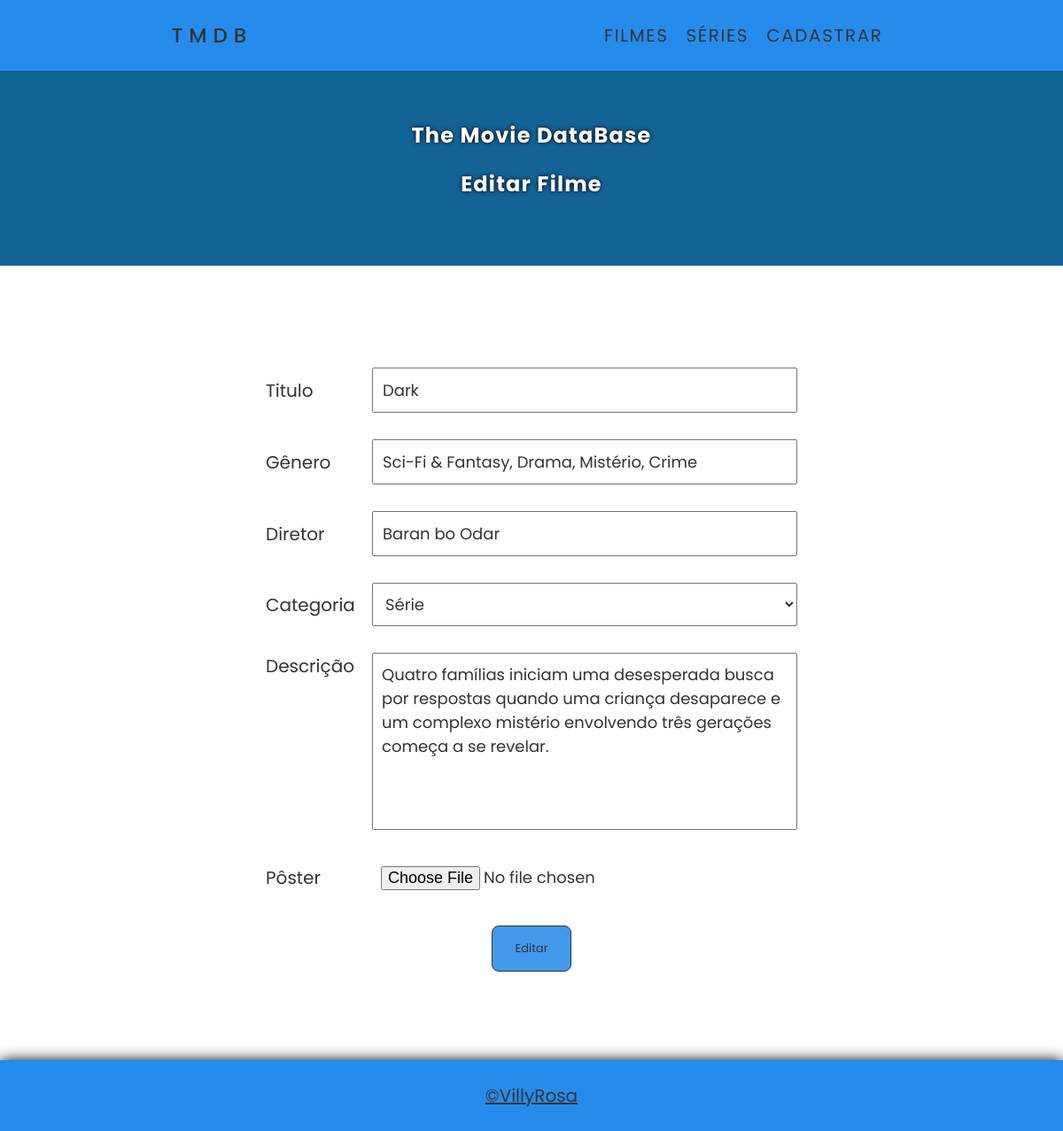
Screenshot of /editar.php?key=2 with the database file from the repository.
### tables this page shows
CREATE TABLE `filmes` (
  `id` int(11) NOT NULL,
  `titulo` varchar(50) NOT NULL,
  `genero` varchar(50) NOT NULL,
  `diretor` varchar(50) NOT NULL,
  `categoria` varchar(50) NOT NULL,
  `descricao` varchar(255) NOT NULL,
  `poster` varchar(255) NOT NULL
);

### editar.php (the view, shortened to what this page needs)
<!DOCTYPE html>
<html lang="pt-br">
<head>
    <link rel="stylesheet" href="css/style.css">
</head>
<body>
    <header>
        <nav>
            <a href="index.php" class="logo">TMDB</a>
            <ul>
                <li><a href="index.php?categoria=filme">Filmes</a></li>
                <li><a href="index.php?categoria=serie">Séries</a></li>
                <li><a href="cadastrar.php">cadastrar</a></li>
            </ul>
        </nav>
        <div class="cabecalho">
            <h2>The Movie DataBase</h2>
            <h2 class="subtitulo">Editar Filme</h2>
        </div>
    </header>
    <main class="formulario">
        <form <?php echo "action='php/edita.php?key=".$_GET['key']."'"; ?> method="POST" enctype="multipart/form-data">
            <?php
                require_once "php/conexao.php";
                $sql = $pdo->prepare("SELECT * FROM filmes WHERE id=?");
                $sql->execute([$_GET['key']]);
                $dados = $sql->fetch();
            ?>
            <div class="inputBox">
                <label for="titulo">Titulo</label>
                <input type="text" name="titulo" id="titulo" placeholder="Insira o nome do filme" required <?php echo "value='".$dados['titulo']."'"; ?>>
            </div>
            <div class="inputBox">
                <label for="genero">Gênero</label>
                <input type="text" name="genero" id="genero" placeholder="Insira o gênero do filme" required <?php echo "value='".$dados['genero']."'"; ?>>
            </div>
            <div class="inputBox">
                <label for="diretor">Diretor</label>
                <input type="text" name="diretor" id="diretor" placeholder="Insira o diretor do filme" required <?php echo "value='".$dados['diretor']."'"; ?>>
            </div>
            <div class="inputBox">
                <label for="categoria">Categoria</label>
                <select name="categoria" id="categoria" required>
                    <option <?php if ($dados['categoria'] == 'serie') {echo "selected";} ?> value="serie">Série</option>
                </select>
            </div>
            <div class="inputBox area">
                <label for="descricao">Descrição</label>
                <textarea type="text" name="descricao" id="descricao" placeholder="Insira a descrição do filme" required><?php echo $dados['descricao']; ?></textarea>
            </div>
            <div class="inputBox">
                <label for="poster">Pôster</label>
                <input type="file" name="poster" id="poster">
            </div>
            <input type="submit" value="Editar">
        </form>
    </main>
    <footer>
        <a href="https:/github.com/villyrosa" target="_black">&copy;VillyRosa</a>
    </footer>
</body>
</html>

### css/style.css (style rules this page uses)
* { margin: 0; padding: 0; box-sizing: border-box; font-family: 'Poppins', sans-serif; }
body { width: 100%; min-height: 100vh; background-color: white; }
header { width: 100%; height: 300px; background-color: #146397; box-shadow: 0 0 10px rgba(0, 0, 0.05); }
header .cabecalho { height: 200px; display: flex; flex-direction: column; justify-content: center; align-items: center; }
header .cabecalho h2 { color: white; letter-spacing: 0.05em; text-shadow: 0 0 5px rgba(0, 0, 0.05); }
header .cabecalho .subtitulo { margin-top: 20px; }
header nav { width: 100%; height: 80px; background-color: rgb(37, 140, 236); display: flex; justify-content: space-around; align-items: center; font-size: 23px; }
header nav a { text-decoration: none; color: #333; }
header nav .logo { font-weight: 500; letter-spacing: 0.3em; }
header nav ul { list-style: none; display: flex; justify-content: space-between; }
header nav ul li { position: relative; margin: 0 10px; font-size: 20px; text-transform: uppercase; letter-spacing: 0.08em; }
header nav ul li::before { position: absolute; content: ''; bottom: -3px; width: 100%; height: 3px; background-color: #333; border-radius: 16px; transform: scaleX(0); transition: transform 0.3s ease-in-out; transform-origin: right; }
main { width: 100%; min-height: 100vh; background-color: rgb(255, 255, 255); display: grid; justify-content: space-around; align-items: center; grid-template-columns: 200px 200px 200px 200px; }
main.formulario { width: 100%; min-height: 62vh; display: flex; justify-content: center; align-items: center; grid-template-columns: none; }
form { margin: 100px 0; width: 50%; display: flex; flex-direction: column; justify-content: space-around; align-items: center; }
form .inputBox { margin: 15px 0; width: 100%; display: flex; justify-content: space-between; align-items: center; }
form .inputBox label { color: #333; font-size: 20px; }
form .inputBox input, textarea, select { color: #333; font-size: 18px; width: 80%; padding: 10px; resize: none; }
form .inputBox select, input[type="file"] { cursor: pointer; }
form .inputBox.area label { align-self: flex-start; }
form .inputBox textarea { height: 200px; }
form input[type="submit"] { margin-top: 15px; background-color: rgb(66, 153, 235); padding: 15px 25px; border: 1px solid #333; border-radius: 8px; color: #333; cursor: pointer; }
.alertBox form .btns input, input[type="submit"] { padding: 10px; margin: 0 20px; border-radius: 6px; border: 1px solid #333; font-size: 13px; cursor: pointer; color: black; }
footer { width: 100%; height: 80px; background-color: rgb(37, 140, 236); box-shadow: 0 0 15px rgba(0, 0, 0.05); display: flex; justify-content: center; align-items: center; }
footer a { font-size: 20px; color: #333; text-decoration: underline; }

### rows the page displays
filmes: titulo "Dark", genero "Sci-Fi & Fantasy, Drama, Mistério, Crime", diretor "Baran bo Odar", categoria "Série", descricao "Quatro famílias iniciam uma desesperada busca por respostas quando uma criança desaparece e um complexo mistério envolvendo três gerações começa a se revelar."
